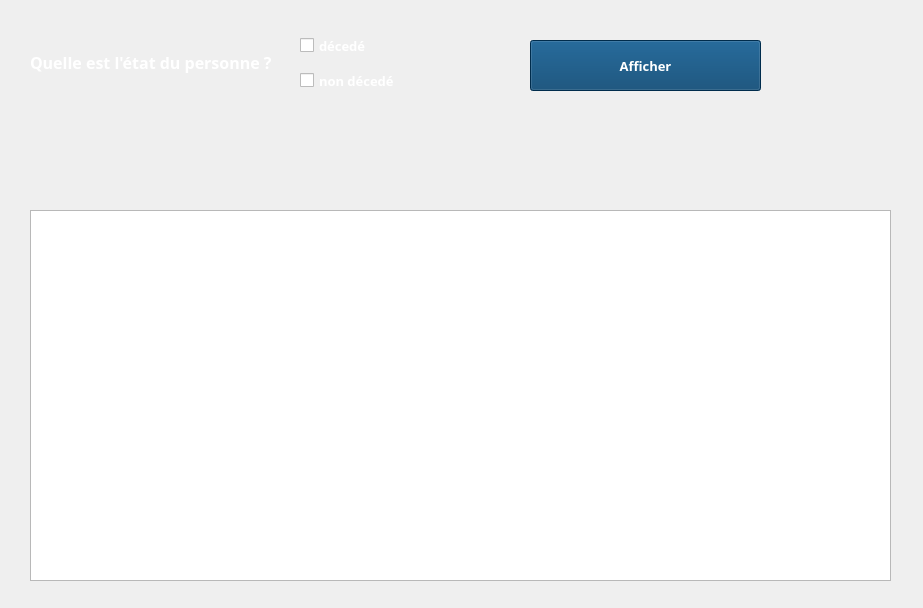
<?xml version="1.0" encoding="UTF-8"?>
<ui version="4.0">
 <class>Form</class>
 <widget class="QWidget" name="Form">
  <property name="geometry">
   <rect>
    <x>0</x>
    <y>0</y>
    <width>923</width>
    <height>608</height>
   </rect>
  </property>
  <property name="windowTitle">
   <string>Form</string>
  </property>
  <widget class="QCheckBox" name="dec1">
   <property name="geometry">
    <rect>
     <x>300</x>
     <y>30</y>
     <width>101</width>
     <height>31</height>
    </rect>
   </property>
   <property name="palette">
    <palette>
     <active>
      <colorrole role="WindowText">
       <brush brushstyle="SolidPattern">
        <color alpha="255">
         <red>255</red>
         <green>255</green>
         <blue>255</blue>
        </color>
       </brush>
      </colorrole>
      <colorrole role="Text">
       <brush brushstyle="SolidPattern">
        <color alpha="255">
         <red>255</red>
         <green>255</green>
         <blue>255</blue>
        </color>
       </brush>
      </colorrole>
     </active>
     <inactive>
      <colorrole role="WindowText">
       <brush brushstyle="SolidPattern">
        <color alpha="255">
         <red>255</red>
         <green>255</green>
         <blue>255</blue>
        </color>
       </brush>
      </colorrole>
      <colorrole role="Text">
       <brush brushstyle="SolidPattern">
        <color alpha="255">
         <red>255</red>
         <green>255</green>
         <blue>255</blue>
        </color>
       </brush>
      </colorrole>
     </inactive>
     <disabled>
      <colorrole role="WindowText">
       <brush brushstyle="SolidPattern">
        <color alpha="255">
         <red>120</red>
         <green>120</green>
         <blue>120</blue>
        </color>
       </brush>
      </colorrole>
      <colorrole role="Text">
       <brush brushstyle="SolidPattern">
        <color alpha="255">
         <red>120</red>
         <green>120</green>
         <blue>120</blue>
        </color>
       </brush>
      </colorrole>
     </disabled>
    </palette>
   </property>
   <property name="font">
    <font>
     <family>Segoe UI Black</family>
     <pointsize>10</pointsize>
     <weight>75</weight>
     <bold>true</bold>
    </font>
   </property>
   <property name="text">
    <string>décedé</string>
   </property>
  </widget>
  <widget class="QLabel" name="label">
   <property name="geometry">
    <rect>
     <x>30</x>
     <y>32</y>
     <width>251</width>
     <height>61</height>
    </rect>
   </property>
   <property name="palette">
    <palette>
     <active>
      <colorrole role="WindowText">
       <brush brushstyle="SolidPattern">
        <color alpha="255">
         <red>255</red>
         <green>255</green>
         <blue>255</blue>
        </color>
       </brush>
      </colorrole>
      <colorrole role="Text">
       <brush brushstyle="SolidPattern">
        <color alpha="255">
         <red>255</red>
         <green>255</green>
         <blue>255</blue>
        </color>
       </brush>
      </colorrole>
     </active>
     <inactive>
      <colorrole role="WindowText">
       <brush brushstyle="SolidPattern">
        <color alpha="255">
         <red>255</red>
         <green>255</green>
         <blue>255</blue>
        </color>
       </brush>
      </colorrole>
      <colorrole role="Text">
       <brush brushstyle="SolidPattern">
        <color alpha="255">
         <red>255</red>
         <green>255</green>
         <blue>255</blue>
        </color>
       </brush>
      </colorrole>
     </inactive>
     <disabled>
      <colorrole role="WindowText">
       <brush brushstyle="SolidPattern">
        <color alpha="255">
         <red>120</red>
         <green>120</green>
         <blue>120</blue>
        </color>
       </brush>
      </colorrole>
      <colorrole role="Text">
       <brush brushstyle="SolidPattern">
        <color alpha="255">
         <red>120</red>
         <green>120</green>
         <blue>120</blue>
        </color>
       </brush>
      </colorrole>
     </disabled>
    </palette>
   </property>
   <property name="font">
    <font>
     <family>Segoe UI Black</family>
     <pointsize>12</pointsize>
     <weight>75</weight>
     <bold>true</bold>
    </font>
   </property>
   <property name="text">
    <string>Quelle est l'état du personne ?</string>
   </property>
  </widget>
  <widget class="QCheckBox" name="dec2">
   <property name="geometry">
    <rect>
     <x>300</x>
     <y>70</y>
     <width>101</width>
     <height>21</height>
    </rect>
   </property>
   <property name="palette">
    <palette>
     <active>
      <colorrole role="WindowText">
       <brush brushstyle="SolidPattern">
        <color alpha="255">
         <red>255</red>
         <green>255</green>
         <blue>255</blue>
        </color>
       </brush>
      </colorrole>
      <colorrole role="Text">
       <brush brushstyle="SolidPattern">
        <color alpha="255">
         <red>255</red>
         <green>255</green>
         <blue>255</blue>
        </color>
       </brush>
      </colorrole>
     </active>
     <inactive>
      <colorrole role="WindowText">
       <brush brushstyle="SolidPattern">
        <color alpha="255">
         <red>255</red>
         <green>255</green>
         <blue>255</blue>
        </color>
       </brush>
      </colorrole>
      <colorrole role="Text">
       <brush brushstyle="SolidPattern">
        <color alpha="255">
         <red>255</red>
         <green>255</green>
         <blue>255</blue>
        </color>
       </brush>
      </colorrole>
     </inactive>
     <disabled>
      <colorrole role="WindowText">
       <brush brushstyle="SolidPattern">
        <color alpha="255">
         <red>120</red>
         <green>120</green>
         <blue>120</blue>
        </color>
       </brush>
      </colorrole>
      <colorrole role="Text">
       <brush brushstyle="SolidPattern">
        <color alpha="255">
         <red>120</red>
         <green>120</green>
         <blue>120</blue>
        </color>
       </brush>
      </colorrole>
     </disabled>
    </palette>
   </property>
   <property name="font">
    <font>
     <family>Segoe UI Black</family>
     <pointsize>10</pointsize>
     <weight>75</weight>
     <bold>true</bold>
    </font>
   </property>
   <property name="text">
    <string>non décedé</string>
   </property>
  </widget>
  <widget class="QTableView" name="tableView">
   <property name="geometry">
    <rect>
     <x>30</x>
     <y>210</y>
     <width>861</width>
     <height>371</height>
    </rect>
   </property>
  </widget>
  <widget class="QLabel" name="label_2">
   <property name="geometry">
    <rect>
     <x>-80</x>
     <y>-50</y>
     <width>1101</width>
     <height>841</height>
    </rect>
   </property>
   <property name="text">
    <string/>
   </property>
   <property name="pixmap">
    <pixmap>covid.jpg</pixmap>
   </property>
   <property name="scaledContents">
    <bool>true</bool>
   </property>
  </widget>
  <widget class="QLabel" name="label_3">
   <property name="geometry">
    <rect>
     <x>90</x>
     <y>130</y>
     <width>871</width>
     <height>61</height>
    </rect>
   </property>
   <property name="palette">
    <palette>
     <active>
      <colorrole role="WindowText">
       <brush brushstyle="SolidPattern">
        <color alpha="255">
         <red>255</red>
         <green>255</green>
         <blue>255</blue>
        </color>
       </brush>
      </colorrole>
      <colorrole role="Text">
       <brush brushstyle="SolidPattern">
        <color alpha="255">
         <red>255</red>
         <green>255</green>
         <blue>255</blue>
        </color>
       </brush>
      </colorrole>
     </active>
     <inactive>
      <colorrole role="WindowText">
       <brush brushstyle="SolidPattern">
        <color alpha="255">
         <red>255</red>
         <green>255</green>
         <blue>255</blue>
        </color>
       </brush>
      </colorrole>
      <colorrole role="Text">
       <brush brushstyle="SolidPattern">
        <color alpha="255">
         <red>255</red>
         <green>255</green>
         <blue>255</blue>
        </color>
       </brush>
      </colorrole>
     </inactive>
     <disabled>
      <colorrole role="WindowText">
       <brush brushstyle="SolidPattern">
        <color alpha="255">
         <red>120</red>
         <green>120</green>
         <blue>120</blue>
        </color>
       </brush>
      </colorrole>
      <colorrole role="Text">
       <brush brushstyle="SolidPattern">
        <color alpha="255">
         <red>120</red>
         <green>120</green>
         <blue>120</blue>
        </color>
       </brush>
      </colorrole>
     </disabled>
    </palette>
   </property>
   <property name="font">
    <font>
     <family>Segoe UI Black</family>
     <pointsize>10</pointsize>
     <weight>75</weight>
     <bold>true</bold>
    </font>
   </property>
   <property name="text">
    <string/>
   </property>
  </widget>
  <widget class="QPushButton" name="pushButton">
   <property name="geometry">
    <rect>
     <x>530</x>
     <y>40</y>
     <width>231</width>
     <height>51</height>
    </rect>
   </property>
   <property name="palette">
    <palette>
     <active>
      <colorrole role="WindowText">
       <brush brushstyle="SolidPattern">
        <color alpha="255">
         <red>255</red>
         <green>255</green>
         <blue>255</blue>
        </color>
       </brush>
      </colorrole>
      <colorrole role="Button">
       <brush brushstyle="SolidPattern">
        <color alpha="255">
         <red>0</red>
         <green>61</green>
         <blue>107</blue>
        </color>
       </brush>
      </colorrole>
      <colorrole role="Text">
       <brush brushstyle="SolidPattern">
        <color alpha="255">
         <red>255</red>
         <green>255</green>
         <blue>255</blue>
        </color>
       </brush>
      </colorrole>
      <colorrole role="ButtonText">
       <brush brushstyle="SolidPattern">
        <color alpha="255">
         <red>255</red>
         <green>255</green>
         <blue>255</blue>
        </color>
       </brush>
      </colorrole>
      <colorrole role="Base">
       <brush brushstyle="SolidPattern">
        <color alpha="255">
         <red>0</red>
         <green>61</green>
         <blue>107</blue>
        </color>
       </brush>
      </colorrole>
      <colorrole role="Window">
       <brush brushstyle="SolidPattern">
        <color alpha="255">
         <red>0</red>
         <green>61</green>
         <blue>107</blue>
        </color>
       </brush>
      </colorrole>
     </active>
     <inactive>
      <colorrole role="WindowText">
       <brush brushstyle="SolidPattern">
        <color alpha="255">
         <red>255</red>
         <green>255</green>
         <blue>255</blue>
        </color>
       </brush>
      </colorrole>
      <colorrole role="Button">
       <brush brushstyle="SolidPattern">
        <color alpha="255">
         <red>0</red>
         <green>61</green>
         <blue>107</blue>
        </color>
       </brush>
      </colorrole>
      <colorrole role="Text">
       <brush brushstyle="SolidPattern">
        <color alpha="255">
         <red>255</red>
         <green>255</green>
         <blue>255</blue>
        </color>
       </brush>
      </colorrole>
      <colorrole role="ButtonText">
       <brush brushstyle="SolidPattern">
        <color alpha="255">
         <red>255</red>
         <green>255</green>
         <blue>255</blue>
        </color>
       </brush>
      </colorrole>
      <colorrole role="Base">
       <brush brushstyle="SolidPattern">
        <color alpha="255">
         <red>0</red>
         <green>61</green>
         <blue>107</blue>
        </color>
       </brush>
      </colorrole>
      <colorrole role="Window">
       <brush brushstyle="SolidPattern">
        <color alpha="255">
         <red>0</red>
         <green>61</green>
         <blue>107</blue>
        </color>
       </brush>
      </colorrole>
     </inactive>
     <disabled>
      <colorrole role="WindowText">
       <brush brushstyle="SolidPattern">
        <color alpha="255">
         <red>120</red>
         <green>120</green>
         <blue>120</blue>
        </color>
       </brush>
      </colorrole>
      <colorrole role="Button">
       <brush brushstyle="SolidPattern">
        <color alpha="255">
         <red>0</red>
         <green>61</green>
         <blue>107</blue>
        </color>
       </brush>
      </colorrole>
      <colorrole role="Text">
       <brush brushstyle="SolidPattern">
        <color alpha="255">
         <red>120</red>
         <green>120</green>
         <blue>120</blue>
        </color>
       </brush>
      </colorrole>
      <colorrole role="ButtonText">
       <brush brushstyle="SolidPattern">
        <color alpha="255">
         <red>120</red>
         <green>120</green>
         <blue>120</blue>
        </color>
       </brush>
      </colorrole>
      <colorrole role="Base">
       <brush brushstyle="SolidPattern">
        <color alpha="255">
         <red>0</red>
         <green>61</green>
         <blue>107</blue>
        </color>
       </brush>
      </colorrole>
      <colorrole role="Window">
       <brush brushstyle="SolidPattern">
        <color alpha="255">
         <red>0</red>
         <green>61</green>
         <blue>107</blue>
        </color>
       </brush>
      </colorrole>
     </disabled>
    </palette>
   </property>
   <property name="font">
    <font>
     <family>Segoe UI Black</family>
     <pointsize>10</pointsize>
     <weight>75</weight>
     <bold>true</bold>
    </font>
   </property>
   <property name="styleSheet">
    <string notr="true">background-color: rgb(0, 61, 107);</string>
   </property>
   <property name="text">
    <string>Afficher</string>
   </property>
  </widget>
  <zorder>label_2</zorder>
  <zorder>dec1</zorder>
  <zorder>label</zorder>
  <zorder>dec2</zorder>
  <zorder>tableView</zorder>
  <zorder>label_3</zorder>
  <zorder>pushButton</zorder>
 </widget>
 <resources/>
 <connections/>
</ui>
